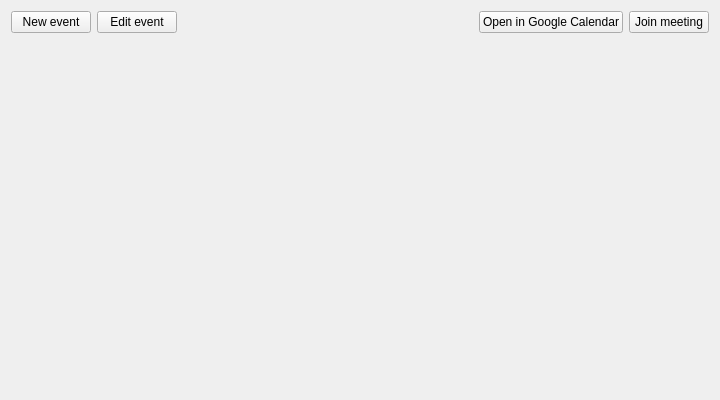
<?xml version="1.0" encoding="UTF-8"?>
<ui version="4.0">
 <class>CalendarEventPreviewer</class>
 <widget class="QWidget" name="CalendarEventPreviewer">
  <property name="geometry">
   <rect>
    <x>0</x>
    <y>0</y>
    <width>720</width>
    <height>400</height>
   </rect>
  </property>
  <layout class="QVBoxLayout" name="m_layout">
   <item>
    <layout class="QHBoxLayout" name="m_layoutActions">
     <item>
      <widget class="QPushButton" name="m_btnNewEvent">
       <property name="text">
        <string>New event</string>
       </property>
      </widget>
     </item>
     <item>
      <widget class="QPushButton" name="m_btnEdit">
       <property name="text">
        <string>Edit event</string>
       </property>
      </widget>
     </item>
     <item>
      <spacer name="m_spacer">
       <property name="orientation">
        <enum>Qt::Orientation::Horizontal</enum>
       </property>
       <property name="sizeHint" stdset="0">
        <size>
         <width>40</width>
         <height>20</height>
        </size>
       </property>
      </spacer>
     </item>
     <item>
      <widget class="QPushButton" name="m_btnGoogle">
       <property name="text">
        <string>Open in Google Calendar</string>
       </property>
      </widget>
     </item>
     <item>
      <widget class="QPushButton" name="m_btnJoin">
       <property name="text">
        <string>Join meeting</string>
       </property>
      </widget>
     </item>
    </layout>
   </item>
   <item>
    <widget class="LabelWithStatus" name="m_lblState" native="true"/>
   </item>
  </layout>
 </widget>
 <customwidgets>
  <customwidget>
   <class>LabelWithStatus</class>
   <extends>QWidget</extends>
   <header>librssguard/gui/reusable/labelwithstatus.h</header>
   <container>1</container>
  </customwidget>
 </customwidgets>
 <resources/>
 <connections/>
</ui>
